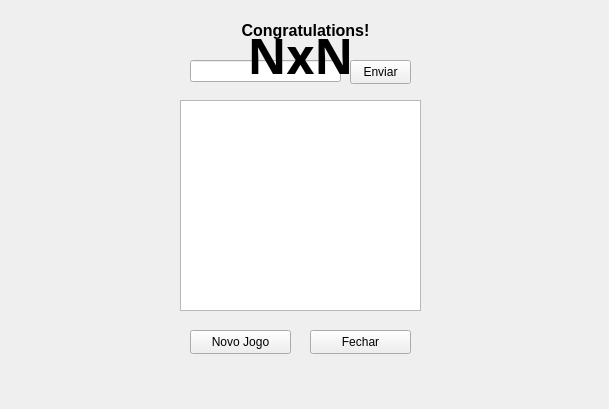
  <widget class="QWidget" name="centralwidget">
   <property name="palette">
    <palette>
     <active/>
     <inactive/>
     <disabled/>
    </palette>
   </property>
   <widget class="QPushButton" name="easyButton">
    <property name="geometry">
     <rect>
      <x>201</x>
      <y>110</y>
      <width>75</width>
      <height>61</height>
     </rect>
    </property>
    <property name="text">
     <string>Fácil</string>
    </property>
   </widget>
   <widget class="QPushButton" name="mediumButton_2">
    <property name="geometry">
     <rect>
      <x>304</x>
      <y>110</y>
      <width>75</width>
      <height>61</height>
     </rect>
    </property>
    <property name="text">
     <string>Médio</string>
    </property>
   </widget>
   <widget class="QPushButton" name="hardButton_3">
    <property name="geometry">
     <rect>
      <x>201</x>
      <y>197</y>
      <width>75</width>
      <height>61</height>
     </rect>
    </property>
    <property name="text">
     <string>Difícil</string>
    </property>
   </widget>
   <widget class="QPushButton" name="extremeButton_4">
    <property name="geometry">
     <rect>
      <x>304</x>
      <y>197</y>
      <width>75</width>
      <height>61</height>
     </rect>
    </property>
    <property name="text">
     <string>Extremo</string>
    </property>
   </widget>
   <widget class="QLabel" name="labelCongrats">
    <property name="geometry">
     <rect>
      <x>240</x>
      <y>20</y>
      <width>131</width>
      <height>21</height>
     </rect>
    </property>
    <property name="font">
     <font>
      <pointsize>12</pointsize>
      <bold>true</bold>
     </font>
    </property>
    <property name="text">
     <string>Congratulations!</string>
    </property>
    <property name="alignment">
     <set>Qt::AlignCenter</set>
    </property>
   </widget>
   <widget class="QLabel" name="startBackground">
    <property name="geometry">
     <rect>
      <x>-350</x>
      <y>-10</y>
      <width>600</width>
      <height>400</height>
     </rect>
    </property>
    <property name="text">
     <string/>
    </property>
   </widget>
   <widget class="QLineEdit" name="lineNickname">
    <property name="geometry">
     <rect>
      <x>190</x>
      <y>60</y>
      <width>151</width>
      <height>22</height>
     </rect>
    </property>
    <property name="palette">
     <palette>
      <active>
       <colorrole role="WindowText">
        <brush brushstyle="SolidPattern">
         <color alpha="255">
          <red>0</red>
          <green>0</green>
          <blue>0</blue>
         </color>
        </brush>
       </colorrole>
       <colorrole role="Button">
        <brush brushstyle="SolidPattern">
         <color alpha="255">
          <red>255</red>
          <green>170</green>
          <blue>0</blue>
         </color>
        </brush>
       </colorrole>
       <colorrole role="Light">
        <brush brushstyle="SolidPattern">
         <color alpha="255">
          <red>255</red>
          <green>212</green>
          <blue>127</blue>
         </color>
        </brush>
       </colorrole>
       <colorrole role="Midlight">
        <brush brushstyle="SolidPattern">
         <color alpha="255">
          <red>255</red>
          <green>191</green>
          <blue>63</blue>
         </color>
        </brush>
       </colorrole>
       <colorrole role="Dark">
        <brush brushstyle="SolidPattern">
         <color alpha="255">
          <red>127</red>
          <green>85</green>
          <blue>0</blue>
         </color>
        </brush>
       </colorrole>
       <colorrole role="Mid">
        <brush brushstyle="SolidPattern">
         <color alpha="255">
          <red>170</red>
          <green>113</green>
          <blue>0</blue>
         </color>
        </brush>
       </colorrole>
       <colorrole role="Text">
        <brush brushstyle="SolidPattern">
         <color alpha="255">
          <red>0</red>
          <green>0</green>
          <blue>0</blue>
         </color>
        </brush>
       </colorrole>
       <colorrole role="BrightText">
        <brush brushstyle="SolidPattern">
         <color alpha="255">
          <red>255</red>
          <green>255</green>
          <blue>255</blue>
         </color>
        </brush>
       </colorrole>
       <colorrole role="ButtonText">
        <brush brushstyle="SolidPattern">
         <color alpha="255">
          <red>0</red>
          <green>0</green>
          <blue>0</blue>
         </color>
        </brush>
       </colorrole>
       <colorrole role="Base">
        <brush brushstyle="SolidPattern">
         <color alpha="255">
          <red>255</red>
          <green>255</green>
          <blue>255</blue>
         </color>
        </brush>
       </colorrole>
       <colorrole role="Window">
        <brush brushstyle="SolidPattern">
         <color alpha="255">
          <red>255</red>
          <green>170</green>
          <blue>0</blue>
         </color>
        </brush>
       </colorrole>
       <colorrole role="Shadow">
        <brush brushstyle="SolidPattern">
         <color alpha="255">
          <red>0</red>
          <green>0</green>
          <blue>0</blue>
         </color>
        </brush>
       </colorrole>
       <colorrole role="AlternateBase">
        <brush brushstyle="SolidPattern">
         <color alpha="255">
          <red>255</red>
          <green>212</green>
          <blue>127</blue>
         </color>
        </brush>
       </colorrole>
       <colorrole role="ToolTipBase">
        <brush brushstyle="SolidPattern">
         <color alpha="255">
          <red>255</red>
          <green>255</green>
          <blue>220</blue>
         </color>
        </brush>
       </colorrole>
       <colorrole role="ToolTipText">
        <brush brushstyle="SolidPattern">
         <color alpha="255">
          <red>0</red>
          <green>0</green>
          <blue>0</blue>
         </color>
        </brush>
       </colorrole>
      </active>
      <inactive>
       <colorrole role="WindowText">
        <brush brushstyle="SolidPattern">
         <color alpha="255">
          <red>0</red>
          <green>0</green>
          <blue>0</blue>
         </color>
        </brush>
       </colorrole>
       <colorrole role="Button">
        <brush brushstyle="SolidPattern">
         <color alpha="255">
          <red>240</red>
          <green>240</green>
          <blue>240</blue>
         </color>
        </brush>
       </colorrole>
       <colorrole role="Light">
        <brush brushstyle="SolidPattern">
         <color alpha="255">
          <red>255</red>
          <green>255</green>
          <blue>255</blue>
         </color>
        </brush>
       </colorrole>
       <colorrole role="Midlight">
        <brush brushstyle="SolidPattern">
         <color alpha="255">
          <red>227</red>
          <green>227</green>
          <blue>227</blue>
         </color>
        </brush>
       </colorrole>
       <colorrole role="Dark">
        <brush brushstyle="SolidPattern">
         <color alpha="255">
          <red>160</red>
          <green>160</green>
          <blue>160</blue>
         </color>
        </brush>
       </colorrole>
       <colorrole role="Mid">
        <brush brushstyle="SolidPattern">
         <color alpha="255">
          <red>160</red>
          <green>160</green>
          <blue>160</blue>
         </color>
        </brush>
       </colorrole>
       <colorrole role="Text">
        <brush brushstyle="SolidPattern">
         <color alpha="255">
          <red>0</red>
          <green>0</green>
          <blue>0</blue>
         </color>
        </brush>
       </colorrole>
       <colorrole role="BrightText">
        <brush brushstyle="SolidPattern">
         <color alpha="255">
          <red>255</red>
          <green>255</green>
          <blue>255</blue>
         </color>
        </brush>
       </colorrole>
       <colorrole role="ButtonText">
        <brush brushstyle="SolidPattern">
         <color alpha="255">
          <red>0</red>
          <green>0</green>
          <blue>0</blue>
         </color>
        </brush>
       </colorrole>
       <colorrole role="Base">
        <brush brushstyle="SolidPattern">
         <color alpha="255">
          <red>255</red>
          <green>255</green>
          <blue>255</blue>
         </color>
        </brush>
       </colorrole>
       <colorrole role="Window">
        <brush brushstyle="SolidPattern">
         <color alpha="255">
          <red>240</red>
          <green>240</green>
          <blue>240</blue>
         </color>
        </brush>
       </colorrole>
       <colorrole role="Shadow">
        <brush brushstyle="SolidPattern">
         <color alpha="255">
          <red>105</red>
          <green>105</green>
          <blue>105</blue>
         </color>
        </brush>
       </colorrole>
       <colorrole role="AlternateBase">
        <brush brushstyle="SolidPattern">
         <color alpha="255">
          <red>245</red>
          <green>245</green>
          <blue>245</blue>
         </color>
        </brush>
       </colorrole>
       <colorrole role="ToolTipBase">
        <brush brushstyle="SolidPattern">
         <color alpha="255">
          <red>255</red>
          <green>255</green>
          <blue>220</blue>
         </color>
        </brush>
       </colorrole>
       <colorrole role="ToolTipText">
        <brush brushstyle="SolidPattern">
         <color alpha="255">
          <red>0</red>
          <green>0</green>
          <blue>0</blue>
         </color>
        </brush>
       </colorrole>
      </inactive>
      <disabled>
       <colorrole role="WindowText">
        <brush brushstyle="SolidPattern">
         <color alpha="255">
          <red>127</red>
          <green>85</green>
          <blue>0</blue>
         </color>
        </brush>
       </colorrole>
       <colorrole role="Button">
        <brush brushstyle="SolidPattern">
         <color alpha="255">
          <red>255</red>
          <green>170</green>
          <blue>0</blue>
         </color>
        </brush>
       </colorrole>
       <colorrole role="Light">
        <brush brushstyle="SolidPattern">
         <color alpha="255">
          <red>255</red>
          <green>212</green>
          <blue>127</blue>
         </color>
        </brush>
       </colorrole>
       <colorrole role="Midlight">
        <brush brushstyle="SolidPattern">
         <color alpha="255">
          <red>255</red>
          <green>191</green>
          <blue>63</blue>
         </color>
        </brush>
       </colorrole>
       <colorrole role="Dark">
        <brush brushstyle="SolidPattern">
         <color alpha="255">
          <red>127</red>
          <green>85</green>
          <blue>0</blue>
         </color>
        </brush>
       </colorrole>
       <colorrole role="Mid">
        <brush brushstyle="SolidPattern">
         <color alpha="255">
          <red>170</red>
          <green>113</green>
          <blue>0</blue>
         </color>
        </brush>
       </colorrole>
       <colorrole role="Text">
        <brush brushstyle="SolidPattern">
         <color alpha="255">
          <red>127</red>
          <green>85</green>
          <blue>0</blue>
         </color>
        </brush>
       </colorrole>
       <colorrole role="BrightText">
        <brush brushstyle="SolidPattern">
         <color alpha="255">
          <red>255</red>
          <green>255</green>
          <blue>255</blue>
         </color>
        </brush>
       </colorrole>
       <colorrole role="ButtonText">
        <brush brushstyle="SolidPattern">
         <color alpha="255">
          <red>127</red>
          <green>85</green>
          <blue>0</blue>
         </color>
        </brush>
       </colorrole>
       <colorrole role="Base">
        <brush brushstyle="SolidPattern">
         <color alpha="255">
          <red>255</red>
          <green>170</green>
          <blue>0</blue>
         </color>
        </brush>
       </colorrole>
       <colorrole role="Window">
        <brush brushstyle="SolidPattern">
         <color alpha="255">
          <red>255</red>
          <green>170</green>
          <blue>0</blue>
         </color>
        </brush>
       </colorrole>
       <colorrole role="Shadow">
        <brush brushstyle="SolidPattern">
         <color alpha="255">
          <red>0</red>
          <green>0</green>
          <blue>0</blue>
         </color>
        </brush>
       </colorrole>
       <colorrole role="AlternateBase">
        <brush brushstyle="SolidPattern">
         <color alpha="255">
          <red>245</red>
          <green>245</green>
          <blue>245</blue>
         </color>
        </brush>
       </colorrole>
       <colorrole role="ToolTipBase">
        <brush brushstyle="SolidPattern">
         <color alpha="255">
          <red>255</red>
          <green>255</green>
          <blue>220</blue>
         </color>
        </brush>
       </colorrole>
       <colorrole role="ToolTipText">
        <brush brushstyle="SolidPattern">
         <color alpha="255">
          <red>0</red>
          <green>0</green>
          <blue>0</blue>
         </color>
        </brush>
       </colorrole>
      </disabled>
     </palette>
    </property>
    <property name="maxLength">
     <number>16</number>
    </property>
   </widget>
   <widget class="QPushButton" name="sendButton">
    <property name="geometry">
     <rect>
      <x>350</x>
      <y>60</y>
      <width>61</width>
      <height>24</height>
     </rect>
    </property>
    <property name="palette">
     <palette>
      <active>
       <colorrole role="WindowText">
        <brush brushstyle="SolidPattern">
         <color alpha="255">
          <red>0</red>
          <green>0</green>
          <blue>0</blue>
         </color>
        </brush>
       </colorrole>
       <colorrole role="Button">
        <brush brushstyle="SolidPattern">
         <color alpha="255">
          <red>238</red>
          <green>159</green>
          <blue>0</blue>
         </color>
        </brush>
       </colorrole>
       <colorrole role="Light">
        <brush brushstyle="SolidPattern">
         <color alpha="255">
          <red>255</red>
          <green>204</green>
          <blue>102</blue>
         </color>
        </brush>
       </colorrole>
       <colorrole role="Midlight">
        <brush brushstyle="SolidPattern">
         <color alpha="255">
          <red>246</red>
          <green>181</green>
          <blue>51</blue>
         </color>
        </brush>
       </colorrole>
       <colorrole role="Dark">
        <brush brushstyle="SolidPattern">
         <color alpha="255">
          <red>119</red>
          <green>79</green>
          <blue>0</blue>
         </color>
        </brush>
       </colorrole>
       <colorrole role="Mid">
        <brush brushstyle="SolidPattern">
         <color alpha="255">
          <red>159</red>
          <green>106</green>
          <blue>0</blue>
         </color>
        </brush>
       </colorrole>
       <colorrole role="Text">
        <brush brushstyle="SolidPattern">
         <color alpha="255">
          <red>0</red>
          <green>0</green>
          <blue>0</blue>
         </color>
        </brush>
       </colorrole>
       <colorrole role="BrightText">
        <brush brushstyle="SolidPattern">
         <color alpha="255">
          <red>255</red>
          <green>255</green>
          <blue>255</blue>
         </color>
        </brush>
       </colorrole>
       <colorrole role="ButtonText">
        <brush brushstyle="SolidPattern">
         <color alpha="255">
          <red>0</red>
          <green>0</green>
          <blue>0</blue>
         </color>
        </brush>
       </colorrole>
       <colorrole role="Base">
        <brush brushstyle="SolidPattern">
         <color alpha="255">
          <red>255</red>
          <green>255</green>
          <blue>255</blue>
         </color>
        </brush>
       </colorrole>
       <colorrole role="Window">
        <brush brushstyle="SolidPattern">
         <color alpha="255">
          <red>238</red>
          <green>159</green>
          <blue>0</blue>
         </color>
        </brush>
       </colorrole>
       <colorrole role="Shadow">
        <brush brushstyle="SolidPattern">
         <color alpha="255">
          <red>0</red>
          <green>0</green>
          <blue>0</blue>
         </color>
        </brush>
       </colorrole>
       <colorrole role="Highlight">
        <brush brushstyle="SolidPattern">
         <color alpha="255">
          <red>85</red>
          <green>170</green>
          <blue>0</blue>
         </color>
        </brush>
       </colorrole>
       <colorrole role="HighlightedText">
        <brush brushstyle="SolidPattern">
         <color alpha="255">
          <red>255</red>
          <green>255</green>
          <blue>255</blue>
         </color>
        </brush>
       </colorrole>
       <colorrole role="Link">
        <brush brushstyle="SolidPattern">
         <color alpha="255">
          <red>112</red>
          <green>223</green>
          <blue>0</blue>
         </color>
        </brush>
       </colorrole>
       <colorrole role="LinkVisited">
        <brush brushstyle="SolidPattern">
         <color alpha="255">
          <red>255</red>
          <green>0</green>
          <blue>255</blue>
         </color>
        </brush>
       </colorrole>
       <colorrole role="AlternateBase">
        <brush brushstyle="SolidPattern">
         <color alpha="255">
          <red>246</red>
          <green>207</green>
          <blue>127</blue>
         </color>
        </brush>
       </colorrole>
       <colorrole role="NoRole">
        <brush brushstyle="NoBrush">
         <color alpha="255">
          <red>0</red>
          <green>0</green>
          <blue>0</blue>
         </color>
        </brush>
       </colorrole>
       <colorrole role="ToolTipBase">
        <brush brushstyle="SolidPattern">
         <color alpha="255">
          <red>255</red>
          <green>255</green>
          <blue>220</blue>
         </color>
        </brush>
       </colorrole>
       <colorrole role="ToolTipText">
        <brush brushstyle="SolidPattern">
         <color alpha="255">
          <red>0</red>
          <green>0</green>
          <blue>0</blue>
         </color>
        </brush>
       </colorrole>
       <colorrole role="PlaceholderText">
        <brush brushstyle="SolidPattern">
         <color alpha="128">
          <red>67</red>
          <green>54</green>
          <blue>3</blue>
         </color>
        </brush>
       </colorrole>
      </active>
      <inactive>
       <colorrole role="WindowText">
        <brush brushstyle="SolidPattern">
         <color alpha="255">
          <red>0</red>
          <green>0</green>
          <blue>0</blue>
         </color>
        </brush>
       </colorrole>
       <colorrole role="Button">
        <brush brushstyle="SolidPattern">
         <color alpha="255">
          <red>240</red>
          <green>240</green>
          <blue>240</blue>
         </color>
        </brush>
       </colorrole>
       <colorrole role="Light">
        <brush brushstyle="SolidPattern">
         <color alpha="255">
          <red>255</red>
          <green>255</green>
          <blue>255</blue>
         </color>
        </brush>
       </colorrole>
       <colorrole role="Midlight">
        <brush brushstyle="SolidPattern">
         <color alpha="255">
          <red>227</red>
          <green>227</green>
          <blue>227</blue>
         </color>
        </brush>
       </colorrole>
       <colorrole role="Dark">
        <brush brushstyle="SolidPattern">
         <color alpha="255">
          <red>160</red>
          <green>160</green>
          <blue>160</blue>
         </color>
        </brush>
       </colorrole>
       <colorrole role="Mid">
        <brush brushstyle="SolidPattern">
         <color alpha="255">
          <red>160</red>
          <green>160</green>
          <blue>160</blue>
         </color>
        </brush>
       </colorrole>
       <colorrole role="Text">
        <brush brushstyle="SolidPattern">
         <color alpha="255">
          <red>0</red>
          <green>0</green>
          <blue>0</blue>
         </color>
        </brush>
       </colorrole>
       <colorrole role="BrightText">
        <brush brushstyle="SolidPattern">
         <color alpha="255">
          <red>255</red>
          <green>255</green>
          <blue>255</blue>
         </color>
        </brush>
       </colorrole>
       <colorrole role="ButtonText">
        <brush brushstyle="SolidPattern">
         <color alpha="255">
          <red>0</red>
          <green>0</green>
          <blue>0</blue>
         </color>
        </brush>
       </colorrole>
       <colorrole role="Base">
        <brush brushstyle="SolidPattern">
         <color alpha="255">
          <red>255</red>
          <green>255</green>
          <blue>255</blue>
         </color>
        </brush>
       </colorrole>
       <colorrole role="Window">
        <brush brushstyle="SolidPattern">
         <color alpha="255">
          <red>240</red>
          <green>240</green>
          <blue>240</blue>
         </color>
        </brush>
       </colorrole>
       <colorrole role="Shadow">
        <brush brushstyle="SolidPattern">
         <color alpha="255">
          <red>105</red>
          <green>105</green>
          <blue>105</blue>
         </color>
        </brush>
       </colorrole>
       <colorrole role="Highlight">
        <brush brushstyle="SolidPattern">
         <color alpha="255">
          <red>240</red>
          <green>240</green>
          <blue>240</blue>
         </color>
        </brush>
       </colorrole>
       <colorrole role="HighlightedText">
        <brush brushstyle="SolidPattern">
         <color alpha="255">
          <red>0</red>
          <green>0</green>
          <blue>0</blue>
         </color>
        </brush>
       </colorrole>
       <colorrole role="Link">
        <brush brushstyle="SolidPattern">
         <color alpha="255">
          <red>0</red>
          <green>0</green>
          <blue>255</blue>
         </color>
        </brush>
       </colorrole>
       <colorrole role="LinkVisited">
        <brush brushstyle="SolidPattern">
         <color alpha="255">
          <red>255</red>
          <green>0</green>
          <blue>255</blue>
         </color>
        </brush>
       </colorrole>
       <colorrole role="AlternateBase">
        <brush brushstyle="SolidPattern">
         <color alpha="255">
          <red>245</red>
          <green>245</green>
          <blue>245</blue>
         </color>
        </brush>
       </colorrole>
       <colorrole role="NoRole">
        <brush brushstyle="NoBrush">
         <color alpha="255">
          <red>0</red>
          <green>0</green>
          <blue>0</blue>
         </color>
        </brush>
       </colorrole>
       <colorrole role="ToolTipBase">
        <brush brushstyle="SolidPattern">
         <color alpha="255">
          <red>255</red>
          <green>255</green>
          <blue>220</blue>
         </color>
        </brush>
       </colorrole>
       <colorrole role="ToolTipText">
        <brush brushstyle="SolidPattern">
         <color alpha="255">
          <red>0</red>
          <green>0</green>
          <blue>0</blue>
         </color>
        </brush>
       </colorrole>
       <colorrole role="PlaceholderText">
        <brush brushstyle="SolidPattern">
         <color alpha="128">
          <red>0</red>
          <green>0</green>
          <blue>0</blue>
         </color>
        </brush>
       </colorrole>
      </inactive>
      <disabled>
       <colorrole role="WindowText">
        <brush brushstyle="SolidPattern">
         <color alpha="255">
          <red>119</red>
          <green>79</green>
          <blue>0</blue>
         </color>
        </brush>
       </colorrole>
       <colorrole role="Button">
        <brush brushstyle="SolidPattern">
         <color alpha="255">
          <red>238</red>
          <green>159</green>
          <blue>0</blue>
         </color>
        </brush>
       </colorrole>
       <colorrole role="Light">
        <brush brushstyle="SolidPattern">
         <color alpha="255">
          <red>255</red>
          <green>204</green>
          <blue>102</blue>
         </color>
        </brush>
       </colorrole>
       <colorrole role="Midlight">
        <brush brushstyle="SolidPattern">
         <color alpha="255">
          <red>246</red>
          <green>181</green>
          <blue>51</blue>
         </color>
        </brush>
       </colorrole>
       <colorrole role="Dark">
        <brush brushstyle="SolidPattern">
         <color alpha="255">
          <red>119</red>
          <green>79</green>
          <blue>0</blue>
         </color>
        </brush>
       </colorrole>
       <colorrole role="Mid">
        <brush brushstyle="SolidPattern">
         <color alpha="255">
          <red>159</red>
          <green>106</green>
          <blue>0</blue>
         </color>
        </brush>
       </colorrole>
       <colorrole role="Text">
        <brush brushstyle="SolidPattern">
         <color alpha="255">
          <red>119</red>
          <green>79</green>
          <blue>0</blue>
         </color>
        </brush>
       </colorrole>
       <colorrole role="BrightText">
        <brush brushstyle="SolidPattern">
         <color alpha="255">
          <red>255</red>
          <green>255</green>
          <blue>255</blue>
         </color>
        </brush>
       </colorrole>
       <colorrole role="ButtonText">
        <brush brushstyle="SolidPattern">
         <color alpha="255">
          <red>119</red>
          <green>79</green>
          <blue>0</blue>
         </color>
        </brush>
       </colorrole>
       <colorrole role="Base">
        <brush brushstyle="SolidPattern">
         <color alpha="255">
          <red>238</red>
          <green>159</green>
          <blue>0</blue>
         </color>
        </brush>
       </colorrole>
       <colorrole role="Window">
        <brush brushstyle="SolidPattern">
         <color alpha="255">
          <red>238</red>
          <green>159</green>
          <blue>0</blue>
         </color>
        </brush>
       </colorrole>
       <colorrole role="Shadow">
        <brush brushstyle="SolidPattern">
         <color alpha="255">
          <red>0</red>
          <green>0</green>
          <blue>0</blue>
         </color>
        </brush>
       </colorrole>
       <colorrole role="Highlight">
        <brush brushstyle="SolidPattern">
         <color alpha="255">
          <red>0</red>
          <green>120</green>
          <blue>215</blue>
         </color>
        </brush>
       </colorrole>
       <colorrole role="HighlightedText">
        <brush brushstyle="SolidPattern">
         <color alpha="255">
          <red>255</red>
          <green>255</green>
          <blue>255</blue>
         </color>
        </brush>
       </colorrole>
       <colorrole role="Link">
        <brush brushstyle="SolidPattern">
         <color alpha="255">
          <red>0</red>
          <green>0</green>
          <blue>255</blue>
         </color>
        </brush>
       </colorrole>
       <colorrole role="LinkVisited">
        <brush brushstyle="SolidPattern">
         <color alpha="255">
          <red>255</red>
          <green>0</green>
          <blue>255</blue>
         </color>
        </brush>
       </colorrole>
       <colorrole role="AlternateBase">
        <brush brushstyle="SolidPattern">
         <color alpha="255">
          <red>245</red>
          <green>245</green>
          <blue>245</blue>
         </color>
        </brush>
       </colorrole>
       <colorrole role="NoRole">
        <brush brushstyle="NoBrush">
         <color alpha="255">
          <red>0</red>
          <green>0</green>
          <blue>0</blue>
         </color>
        </brush>
       </colorrole>
       <colorrole role="ToolTipBase">
        <brush brushstyle="SolidPattern">
         <color alpha="255">
          <red>255</red>
          <green>255</green>
          <blue>220</blue>
         </color>
        </brush>
       </colorrole>
       <colorrole role="ToolTipText">
        <brush brushstyle="SolidPattern">
         <color alpha="255">
          <red>0</red>
          <green>0</green>
          <blue>0</blue>
         </color>
        </brush>
       </colorrole>
       <colorrole role="PlaceholderText">
        <brush brushstyle="SolidPattern">
         <color alpha="128">
          <red>0</red>
          <green>0</green>
          <blue>0</blue>
         </color>
        </brush>
       </colorrole>
      </disabled>
     </palette>
    </property>
    <property name="text">
     <string>Enviar</string>
    </property>
   </widget>
   <widget class="QPushButton" name="newGameButton">
    <property name="geometry">
     <rect>
      <x>190</x>
      <y>330</y>
      <width>101</width>
      <height>24</height>
     </rect>
    </property>
    <property name="text">
     <string>Novo Jogo</string>
    </property>
   </widget>
   <widget class="QPushButton" name="closeButton">
    <property name="geometry">
     <rect>
      <x>310</x>
      <y>330</y>
      <width>101</width>
      <height>24</height>
     </rect>
    </property>
    <property name="text">
     <string>Fechar</string>
    </property>
   </widget>
   <widget class="QListWidget" name="listWidget">
    <property name="geometry">
     <rect>
      <x>180</x>
      <y>100</y>
      <width>241</width>
      <height>211</height>
     </rect>
    </property>
    <property name="spacing">
     <number>1</number>
    </property>
   </widget>
   <widget class="QLabel" name="titleLabel">
    <property name="geometry">
     <rect>
      <x>250</x>
      <y>30</y>
      <width>101</width>
      <height>51</height>
     </rect>
    </property>
    <property name="font">
     <font>
      <family>Miriam Mono CLM</family>
      <pointsize>36</pointsize>
      <bold>true</bold>
     </font>
    </property>
    <property name="text">
     <string>NxN</string>
    </property>
    <property name="alignment">
     <set>Qt::AlignCenter</set>
    </property>
   </widget>
   <zorder>startBackground</zorder>
   <zorder>easyButton</zorder>
   <zorder>mediumButton_2</zorder>
   <zorder>hardButton_3</zorder>
   <zorder>extremeButton_4</zorder>
   <zorder>labelCongrats</zorder>
   <zorder>lineNickname</zorder>
   <zorder>sendButton</zorder>
   <zorder>newGameButton</zorder>
   <zorder>closeButton</zorder>
   <zorder>listWidget</zorder>
   <zorder>titleLabel</zorder>
  </widget>
